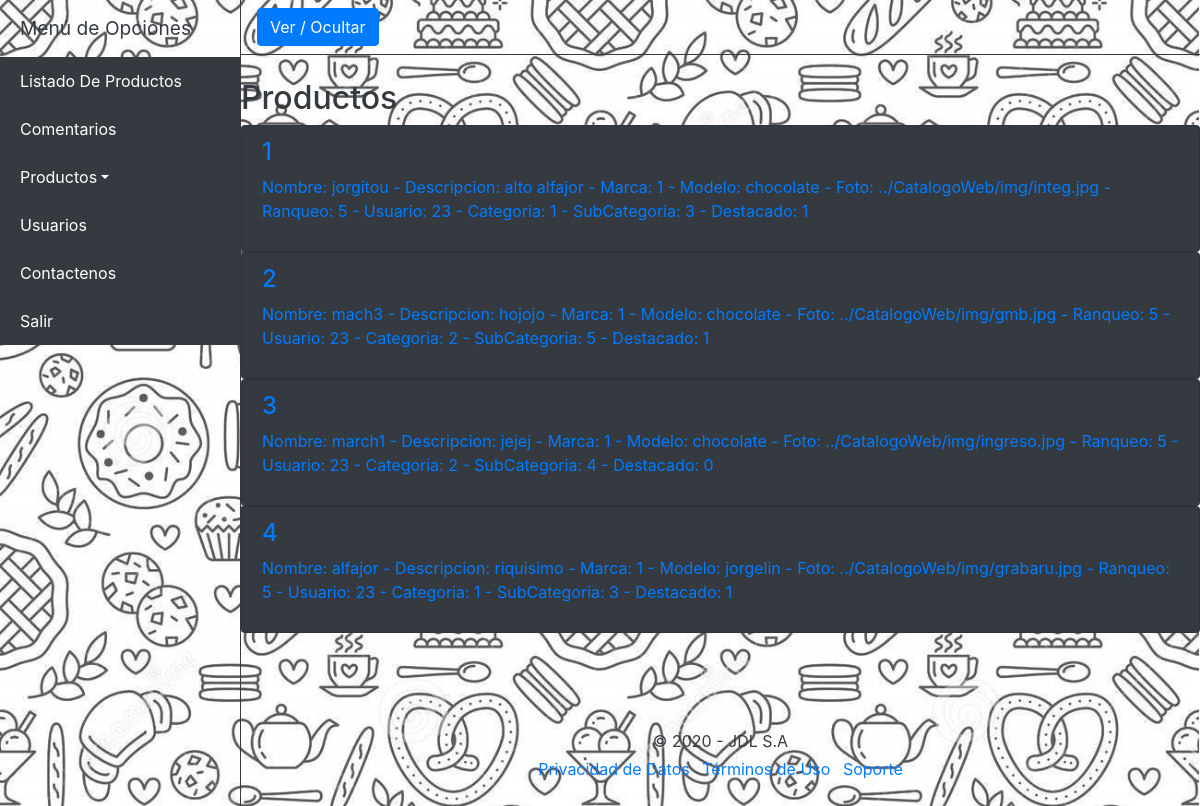
The app's page /productos/index.php with its own data.
### tables this page shows
CREATE TABLE `productos` (
  `id_producto` int(8) NOT NULL,
  `nombre_producto` varchar(50) DEFAULT NULL,
  `descripcion_producto` varchar(100) DEFAULT NULL,
  `marca_producto` int(8) DEFAULT NULL,
  `modelo_producto` varchar(50) DEFAULT NULL,
  `foto_producto` longblob DEFAULT NULL,
  `ranqueo_producto` int(1) DEFAULT NULL,
  `usuario_producto` int(8) DEFAULT NULL,
  `categoria_producto` int(1) DEFAULT NULL,
  `subcategoria_producto` int(1) DEFAULT NULL,
  `destacado_producto` int(1) DEFAULT NULL,
  `activo_producto` int(1) DEFAULT NULL
);

### mlibs/bodyp.php (the view, shortened to what this page needs)
<div class="d-flex" id="wrapper">
  <div class="bg-black border-right border-dark " id="sidebar-wrapper">
    <div class="sidebar-heading bg-black text-dark">Menú de Opciones</div>
      <div class="list-group list-group-flush">
      <a href="../listados/" class="list-group-item list-group-item-action bg-dark text-white">Listado De Productos</a>
        <a href="../comentarios/" class="list-group-item list-group-item-action bg-dark text-white">Comentarios</a>
        <a href="#pageSubmenu" data-toggle="collapse" aria-expanded="false" class="list-group-item list-group-item-action dropdown-toggle bg-dark text-white">Productos</a>
        <a href="../usuarios/" class="list-group-item list-group-item-action bg-dark text-white">Usuarios</a>
        <a href="../contacto/" class="list-group-item list-group-item-action bg-dark text-white">Contactenos</a>
        <a href="../" class="list-group-item list-group-item-action bg-dark text-white">Salir</a>
      </div>
    </div>
  <div id="page-content-wrapper align-self-center" >
    <nav class="navbar navbar-expand-lg navbar-light bg-black border-bottom border-dark">
      <button class="btn btn-primary" id="menu-toggle">Ver / Ocultar</button>
    </nav>
    <div class="mt-4 align-self-center text-left">
      <div class="mt-4 text-dark">
        <h2 class="mt-4">Productos</h2>
      </div>
      <?php
      	$long = count($productos);
      	for($i=0; $i< $long; $i++){
      ?>
	    <div class="list-group">
        <a 	<?php echo "href=modifica.php?id_producto=".$productos[$i]['id_producto'];?>
			   	class="list-group-item bg-dark">
			  	<h4 class="list-group-item-heading"> <?php echo $productos[$i]['id_producto'] ."";?> </h4>
          <p class="list-group-item-text"><?php 	echo "Nombre: " . $productos[$i]['nombre_producto'] ." - Descripcion: ";
                            echo $productos[$i]['descripcion_producto'] ." - Marca: ";
                            echo $productos[$i]['marca_producto'] ." - Modelo: ";
                            echo $productos[$i]['modelo_producto'] ." - Foto: ";
                            echo $productos[$i]['foto_producto'] ." - Ranqueo: ";
                            echo $productos[$i]['ranqueo_producto'] ." - Usuario: ";
                            echo $productos[$i]['usuario_producto'] ." - Categoria: ";
                            echo $productos[$i]['categoria_producto'] ." - SubCategoria: ";
                            echo $productos[$i]['subcategoria_producto'] ." - Destacado: ";
                            echo $productos[$i]['destacado_producto'] ."";
                            ?>
          </p>
			  </a>
      </div>
	    <?php  } ?>
    </div>
    <?php
      include "footer.php"
    ?>
  </div>
</div>

### libs/css/simple-sidebar.css (style rules this page uses)
body { overflow-x: hidden; }
#sidebar-wrapper { min-height: 100vh; margin-left: -15rem; -webkit-transition: margin .25s ease-out; -moz-transition: margin .25s ease-out; -o-transition: margin .25s ease-out; transition: margin .25s ease-out; }
#sidebar-wrapper .sidebar-heading { padding: 0.875rem 1.25rem; font-size: 1.2rem; }
#sidebar-wrapper .list-group { width: 15rem; }
@media (min-width: 768px) { #sidebar-wrapper { margin-left: 0; } }

### records on screen
productos: id_producto "1", nombre_producto "jorgitou", descripcion_producto "alto alfajor", marca_producto "1", modelo_producto "chocolate", foto_producto "../CatalogoWeb/img/integ.jpg", ranqueo_producto "5", usuario_producto "23", categoria_producto "1", subcategoria_producto "3", destacado_producto "1"
productos: id_producto "2", nombre_producto "mach3", descripcion_producto "hojojo", marca_producto "1", modelo_producto "chocolate", foto_producto "../CatalogoWeb/img/gmb.jpg", ranqueo_producto "5", usuario_producto "23", categoria_producto "2", subcategoria_producto "5", destacado_producto "1"
productos: id_producto "3", nombre_producto "march1", descripcion_producto "jejej", marca_producto "1", modelo_producto "chocolate", foto_producto "../CatalogoWeb/img/ingreso.jpg", ranqueo_producto "5", usuario_producto "23", categoria_producto "2", subcategoria_producto "4", destacado_producto "0"
productos: id_producto "4", nombre_producto "alfajor", descripcion_producto "riquisimo", marca_producto "1", modelo_producto "jorgelin", foto_producto "../CatalogoWeb/img/grabaru.jpg", ranqueo_producto "5", usuario_producto "23", categoria_producto "1", subcategoria_producto "3", destacado_producto "1"
